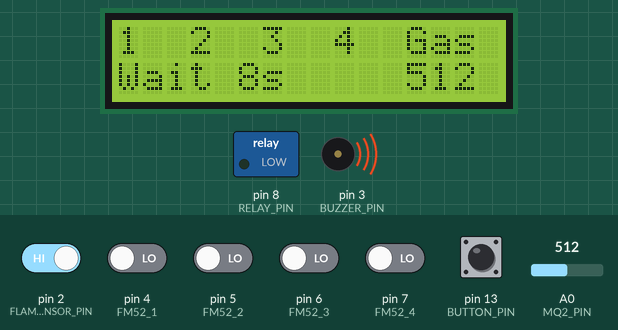
Bench run of a sketch on a simulated Arduino Uno, built with avr-gcc and run on an emulated ATmega328P. Parts: 16×2 character LCD, switched loads named in the sketch (green lamp = pin HIGH), buzzer (waves = sounding, pin HIGH). Inputs (shaded band) come from the test bench; at power-on: pin 2 (FLAME_SENSOR_PIN), pin 13 (BUTTON_PIN) HIGH, pin 4 (FM52_1), pin 5 (FM52_2), pin 6 (FM52_3), pin 7 (FM52_4) LOW, A0 (MQ2_PIN) = 512. What the sketch prints to the serial monitor is not drawn.

Above: at 3.2 s.
3.3 s: A0 (MQ2_PIN) set to 308
At 5.1 s:
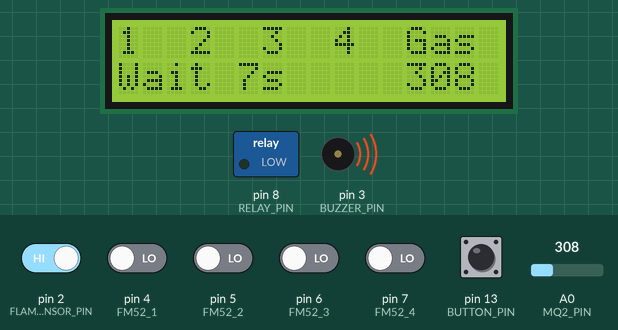
5.7 s: A0 (MQ2_PIN) set to 289
At 7.3 s:
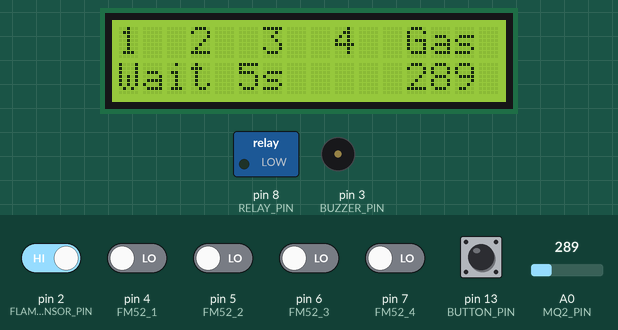
8.8 s: pin 4 (FM52_1) driven HIGH
11.9 s: pin 5 (FM52_2) driven HIGH
At 13.6 s:
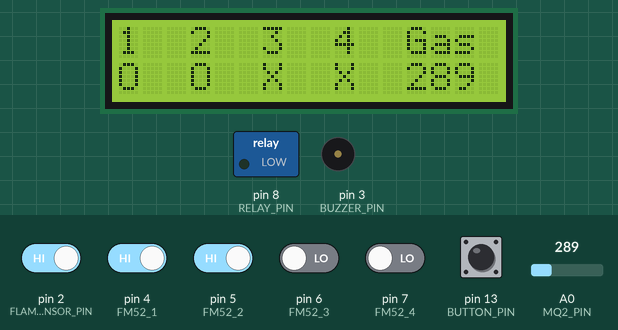
13.9 s: pin 6 (FM52_3) driven HIGH
At 15.0 s:
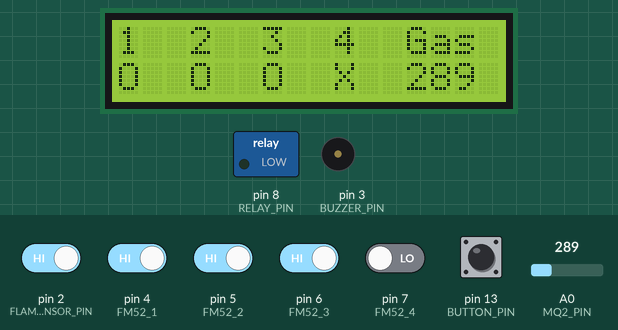
15.5 s: pin 7 (FM52_4) driven HIGH
At 16.3 s:
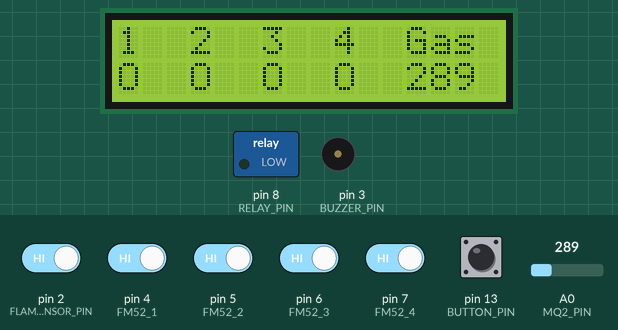
Timing chart, 0 to 18.1 s (numbered marks = the images above; inputs shaded):
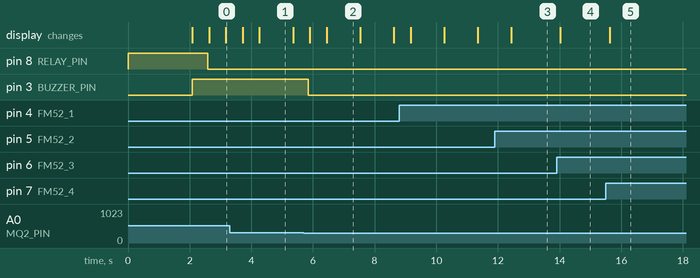

The sketch:

flamedetected.ino
```cpp
#include <Wire.h>
#include <LiquidCrystal_I2C.h>

#define MQ2_PIN A0
#define FLAME_SENSOR_PIN 2
#define BUZZER_PIN 3
#define FM52_1 4
#define FM52_2 5
#define FM52_3 6
#define FM52_4 7
#define RELAY_PIN 8
#define BUTTON_PIN 13
#define DELAY_RESTART 10000
#define DEBOUNCE_DELAY 50
#define STARTUP_DELAY 2000

unsigned long previousMillis = 0;
unsigned long lastDebounceTime = 0;
unsigned long startupTime = 0;
bool relayOff = false;
bool fireDetected = false;
bool buttonPressedLast = false;
bool buttonPressedForRestart = false;
bool systemReady = false;

LiquidCrystal_I2C lcd(0x27, 16, 2);

void setup() {
  Serial.begin(9600);
  pinMode(FLAME_SENSOR_PIN, INPUT_PULLUP);
  pinMode(BUZZER_PIN, OUTPUT);
  pinMode(RELAY_PIN, OUTPUT);
  pinMode(BUTTON_PIN, INPUT_PULLUP);

  digitalWrite(RELAY_PIN, HIGH); // Bật relay ban đầu

  for (int i = FM52_1; i <= FM52_4; i++) {
    pinMode(i, INPUT);
  }

  lcd.init();
  lcd.backlight();
  lcd.clear();
  lcd.setCursor(0, 0);
  lcd.print("Starting...");

  startupTime = millis();
  while (millis() - startupTime < STARTUP_DELAY) {
    delay(100);
  }
  systemReady = true;
  lcd.clear();
}

void loop() {
  int mq2_value = analogRead(MQ2_PIN);
  int flame_detected = digitalRead(FLAME_SENSOR_PIN);
  int buttonState = digitalRead(BUTTON_PIN);
  unsigned long currentMillis = millis();

  String data = "FLAME:" + String(flame_detected == LOW ? 0 : 1) + ",MQ2:" + String(mq2_value);
  Serial.println(data);

  if (systemReady) {
    // Debug trạng thái nút
    Serial.print("Button state: ");
    Serial.println(buttonState);

    // Xử lý nút nhấn với debouncing đơn giản
    if (currentMillis - lastDebounceTime > DEBOUNCE_DELAY) {
      if (buttonState == LOW && !buttonPressedLast) {
        Serial.println("Button pressed detected!");
        if (!relayOff) {
          Serial.println("Da tat nguon thu cong");
          digitalWrite(RELAY_PIN, LOW);
          relayOff = true;
          fireDetected = false;
        } else if (!fireDetected) {
          Serial.println("Da bat nguon thu cong");
          digitalWrite(RELAY_PIN, HIGH);
          relayOff = false;
        } else if (fireDetected) {
          buttonPressedForRestart = true;
          Serial.println("Waiting to restart after fire...");
        }
        buttonPressedLast = true;
        lastDebounceTime = currentMillis; // Cập nhật thời gian debounce
      } else if (buttonState == HIGH) {
        buttonPressedLast = false;
      }
    }

    // Kiểm tra cảm biến
    if (mq2_value > 300 || flame_detected == LOW) {
      digitalWrite(BUZZER_PIN, HIGH);
      if (!relayOff) {
        Serial.println("OPEN_OUT");
        delay(500);
        digitalWrite(RELAY_PIN, LOW);
        previousMillis = currentMillis;
        relayOff = true;
        fireDetected = true;
        buttonPressedForRestart = false;
      }
    } else {
      digitalWrite(BUZZER_PIN, LOW);
      if (relayOff && fireDetected && currentMillis - previousMillis >= DELAY_RESTART) {
        if (buttonPressedForRestart && mq2_value <= 300 && flame_detected == HIGH) {
          digitalWrite(RELAY_PIN, HIGH);
          Serial.println("ESP32 started!");
          Serial.println("CLOSE_OUT");
          relayOff = false;
          fireDetected = false;
          buttonPressedForRestart = false;
        }
      }
    }
  }

  // Hiển thị lên LCD
  lcd.clear();
  lcd.setCursor(0, 0);
  lcd.print("1  2  3  4  Gas");
  lcd.setCursor(0, 1);
  int fm_values[4];
  fm_values[0] = digitalRead(FM52_1);
  fm_values[1] = digitalRead(FM52_2);
  fm_values[2] = digitalRead(FM52_3);
  fm_values[3] = digitalRead(FM52_4);
  for (int i = 0; i < 4; i++) {
    lcd.print(fm_values[i] == LOW ? "X  " : "O  ");
  }
  lcd.setCursor(12, 1);
  lcd.print(mq2_value);

  if (systemReady && relayOff && fireDetected && currentMillis - previousMillis < DELAY_RESTART) {
    lcd.setCursor(0, 1);
    lcd.print("Wait ");
    lcd.print((DELAY_RESTART - (currentMillis - previousMillis)) / 1000);
    lcd.print("s    ");
  }

  delay(500);
}
```

Measured:
- the behaviour switches between 301 and 300 on A0 (MQ2_PIN) (found by bisection; images 1 and 2)
- after the input at 5.7 s, pin 3 (BUZZER_PIN): HIGH → LOW after 0.15 s
- after the input at 11.9 s, the display: changes after 0.53 s (image 3)
- after the input at 13.9 s, the display: changes after 0.13 s (image 4)
- after the input at 15.5 s, the display: changes after 0.13 s (image 5)
- what the display in image 1 shows lasts 1.1 s, from 4.3 s to 5.4 s
